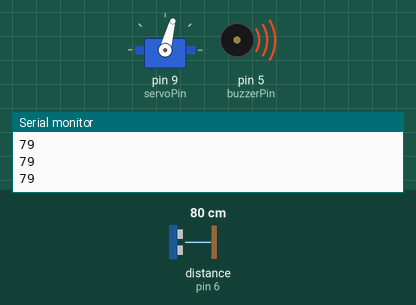
A sketch run on a simulated Arduino Uno, built with avr-gcc and run on an emulated ATmega328P. Shown: servo, buzzer (waves = sounding, pin HIGH), the last lines printed to the serial monitor. Wiring (inferred from the names in the program): ultrasonic range finder: trigger pin 7; echo pin 6. Inputs (shaded band) come from the test bench; at power-on: distance to the obstacle (sensor on pin 6) 80 cm. The echo pulse lasts 58.3 µs per cm; pins used as bus, display or sensor lines are not drawn.

Above: at 1.4 s.
1.5 s: distance to the obstacle (sensor on pin 6) set to 98 cm
At 1.98 s:
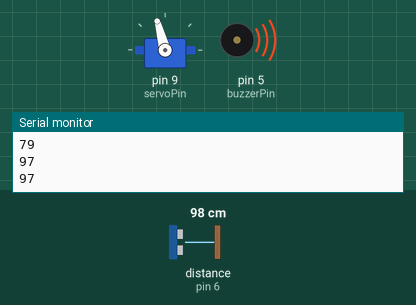
4.5 s: distance to the obstacle (sensor on pin 6) set to 105 cm
At 4.74 s:
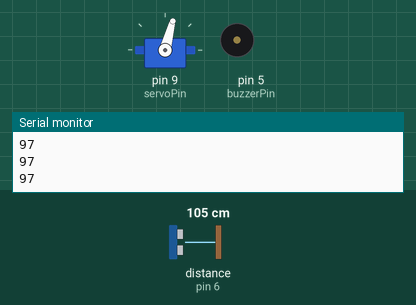
7.5 s: distance to the obstacle (sensor on pin 6) set to 2 cm
At 8.4 s:
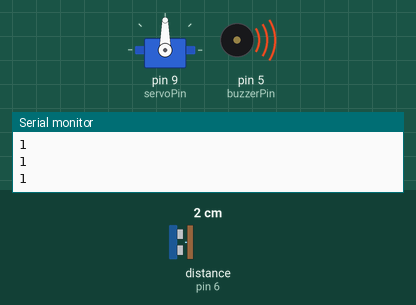
Timing chart, 0 to 16.5 s (numbered marks = the images above; inputs shaded):
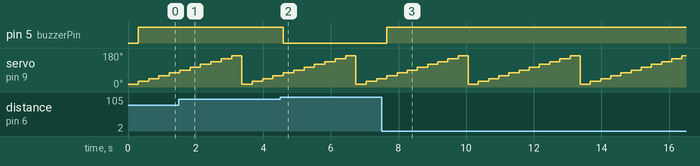

The sketch:

Labservo.ino
```cpp
#include <Servo.h>

Servo servoMotor;
int servoPin = 9;

int trigPin = 7;
int echoPin = 6;

long duration, distance;

int buzzerPin = 5;

void setup() {
  servoMotor.attach(servoPin);
  pinMode(trigPin, OUTPUT);
  pinMode(echoPin, INPUT);
  pinMode(buzzerPin, OUTPUT);
  Serial.begin(9600);
}

void loop() {
  for(int i=15; i<=165; i+=15) {
    servoMotor.write(i);
    delay(300);
    distance = calculateDistance();
    if(distance <100) {
      digitalWrite(buzzerPin, HIGH);
      Serial.println(distance);
    } else {
      digitalWrite(buzzerPin, LOW);
    }
  }
}

long calculateDistance() {
  digitalWrite(trigPin, LOW);
  delayMicroseconds(2);
  digitalWrite(trigPin, HIGH);
  delayMicroseconds(10);
  digitalWrite(trigPin, LOW);
  duration = pulseIn(echoPin, HIGH);
  distance = (duration/2) / 29.1;
  return distance;
}
```

Measured:
- the behaviour switches between 100 and 101 cm on distance to the obstacle (sensor on pin 6) (found by bisection; images 1 and 2)
- after the input at 4.5 s, pin 5 (buzzerPin): HIGH → LOW after 0.09 s
- after the input at 7.5 s, pin 5 (buzzerPin): LOW → HIGH after 0.15 s
- by itself, servo on pin 9 (servoPin): repeats every 3.3 s: 75° 0.30 s, 90° 0.30 s, 105° 0.30 s, 120° 0.30 s, 135° 0.30 s, 150° 0.30 s, 165° 0.30 s, 15° 0.30 s, 30° 0.30 s, 45° 0.30 s, 60° 0.30 s
